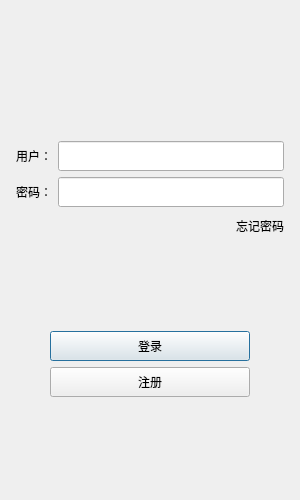
<?xml version="1.0" encoding="UTF-8"?>
<ui version="4.0">
 <class>LoginDialog</class>
 <widget class="QDialog" name="LoginDialog">
  <property name="geometry">
   <rect>
    <x>0</x>
    <y>0</y>
    <width>300</width>
    <height>500</height>
   </rect>
  </property>
  <property name="minimumSize">
   <size>
    <width>300</width>
    <height>500</height>
   </size>
  </property>
  <property name="maximumSize">
   <size>
    <width>300</width>
    <height>500</height>
   </size>
  </property>
  <property name="windowTitle">
   <string>Dialog</string>
  </property>
  <layout class="QHBoxLayout" name="horizontalLayout_2">
   <item>
    <layout class="QVBoxLayout" name="verticalLayout">
     <property name="leftMargin">
      <number>5</number>
     </property>
     <property name="topMargin">
      <number>5</number>
     </property>
     <property name="rightMargin">
      <number>5</number>
     </property>
     <property name="bottomMargin">
      <number>5</number>
     </property>
     <item>
      <widget class="QWidget" name="widget" native="true">
       <layout class="QGridLayout" name="gridLayout">
        <item row="0" column="0">
         <widget class="QLabel" name="label">
          <property name="text">
           <string/>
          </property>
          <property name="pixmap">
           <pixmap resource="res.qrc">:/res/ice.png</pixmap>
          </property>
          <property name="alignment">
           <set>Qt::AlignmentFlag::AlignCenter</set>
          </property>
         </widget>
        </item>
       </layout>
      </widget>
     </item>
     <item>
      <spacer name="verticalSpacer_2">
       <property name="orientation">
        <enum>Qt::Orientation::Vertical</enum>
       </property>
       <property name="sizeHint" stdset="0">
        <size>
         <width>20</width>
         <height>40</height>
        </size>
       </property>
      </spacer>
     </item>
     <item>
      <layout class="QHBoxLayout" name="horizontalLayout">
       <item>
        <widget class="QLabel" name="user_label">
         <property name="minimumSize">
          <size>
           <width>0</width>
           <height>30</height>
          </size>
         </property>
         <property name="maximumSize">
          <size>
           <width>16777215</width>
           <height>30</height>
          </size>
         </property>
         <property name="text">
          <string>用户：</string>
         </property>
        </widget>
       </item>
       <item>
        <widget class="QLineEdit" name="user_edit">
         <property name="minimumSize">
          <size>
           <width>0</width>
           <height>30</height>
          </size>
         </property>
         <property name="maximumSize">
          <size>
           <width>16777215</width>
           <height>30</height>
          </size>
         </property>
        </widget>
       </item>
      </layout>
     </item>
     <item>
      <layout class="QHBoxLayout" name="horizontalLayout_3">
       <item>
        <widget class="QLabel" name="passwd_label">
         <property name="minimumSize">
          <size>
           <width>0</width>
           <height>30</height>
          </size>
         </property>
         <property name="maximumSize">
          <size>
           <width>16777215</width>
           <height>30</height>
          </size>
         </property>
         <property name="text">
          <string>密码：</string>
         </property>
        </widget>
       </item>
       <item>
        <widget class="QLineEdit" name="passwd_edit">
         <property name="minimumSize">
          <size>
           <width>0</width>
           <height>30</height>
          </size>
         </property>
         <property name="maximumSize">
          <size>
           <width>16777215</width>
           <height>30</height>
          </size>
         </property>
        </widget>
       </item>
      </layout>
     </item>
     <item>
      <layout class="QHBoxLayout" name="horizontalLayout_4">
       <item>
        <spacer name="horizontalSpacer">
         <property name="orientation">
          <enum>Qt::Orientation::Horizontal</enum>
         </property>
         <property name="sizeHint" stdset="0">
          <size>
           <width>40</width>
           <height>20</height>
          </size>
         </property>
        </spacer>
       </item>
       <item>
        <widget class="QLabel" name="forget_label">
         <property name="minimumSize">
          <size>
           <width>0</width>
           <height>25</height>
          </size>
         </property>
         <property name="text">
          <string>忘记密码</string>
         </property>
        </widget>
       </item>
      </layout>
     </item>
     <item>
      <spacer name="verticalSpacer">
       <property name="orientation">
        <enum>Qt::Orientation::Vertical</enum>
       </property>
       <property name="sizeHint" stdset="0">
        <size>
         <width>20</width>
         <height>40</height>
        </size>
       </property>
      </spacer>
     </item>
     <item>
      <layout class="QHBoxLayout" name="horizontalLayout_5">
       <item>
        <spacer name="horizontalSpacer_2">
         <property name="orientation">
          <enum>Qt::Orientation::Horizontal</enum>
         </property>
         <property name="sizeHint" stdset="0">
          <size>
           <width>40</width>
           <height>20</height>
          </size>
         </property>
        </spacer>
       </item>
       <item>
        <widget class="QPushButton" name="login_button">
         <property name="minimumSize">
          <size>
           <width>200</width>
           <height>30</height>
          </size>
         </property>
         <property name="maximumSize">
          <size>
           <width>200</width>
           <height>30</height>
          </size>
         </property>
         <property name="text">
          <string>登录</string>
         </property>
        </widget>
       </item>
       <item>
        <spacer name="horizontalSpacer_3">
         <property name="orientation">
          <enum>Qt::Orientation::Horizontal</enum>
         </property>
         <property name="sizeHint" stdset="0">
          <size>
           <width>40</width>
           <height>20</height>
          </size>
         </property>
        </spacer>
       </item>
      </layout>
     </item>
     <item>
      <layout class="QHBoxLayout" name="horizontalLayout_6">
       <item>
        <spacer name="horizontalSpacer_4">
         <property name="orientation">
          <enum>Qt::Orientation::Horizontal</enum>
         </property>
         <property name="sizeHint" stdset="0">
          <size>
           <width>40</width>
           <height>20</height>
          </size>
         </property>
        </spacer>
       </item>
       <item>
        <widget class="QPushButton" name="register_button">
         <property name="minimumSize">
          <size>
           <width>200</width>
           <height>30</height>
          </size>
         </property>
         <property name="maximumSize">
          <size>
           <width>200</width>
           <height>30</height>
          </size>
         </property>
         <property name="text">
          <string>注册</string>
         </property>
        </widget>
       </item>
       <item>
        <spacer name="horizontalSpacer_5">
         <property name="orientation">
          <enum>Qt::Orientation::Horizontal</enum>
         </property>
         <property name="sizeHint" stdset="0">
          <size>
           <width>40</width>
           <height>20</height>
          </size>
         </property>
        </spacer>
       </item>
      </layout>
     </item>
     <item>
      <spacer name="verticalSpacer_3">
       <property name="orientation">
        <enum>Qt::Orientation::Vertical</enum>
       </property>
       <property name="sizeHint" stdset="0">
        <size>
         <width>20</width>
         <height>40</height>
        </size>
       </property>
      </spacer>
     </item>
    </layout>
   </item>
  </layout>
 </widget>
 <resources>
  <include location="res.qrc"/>
 </resources>
 <connections/>
</ui>
